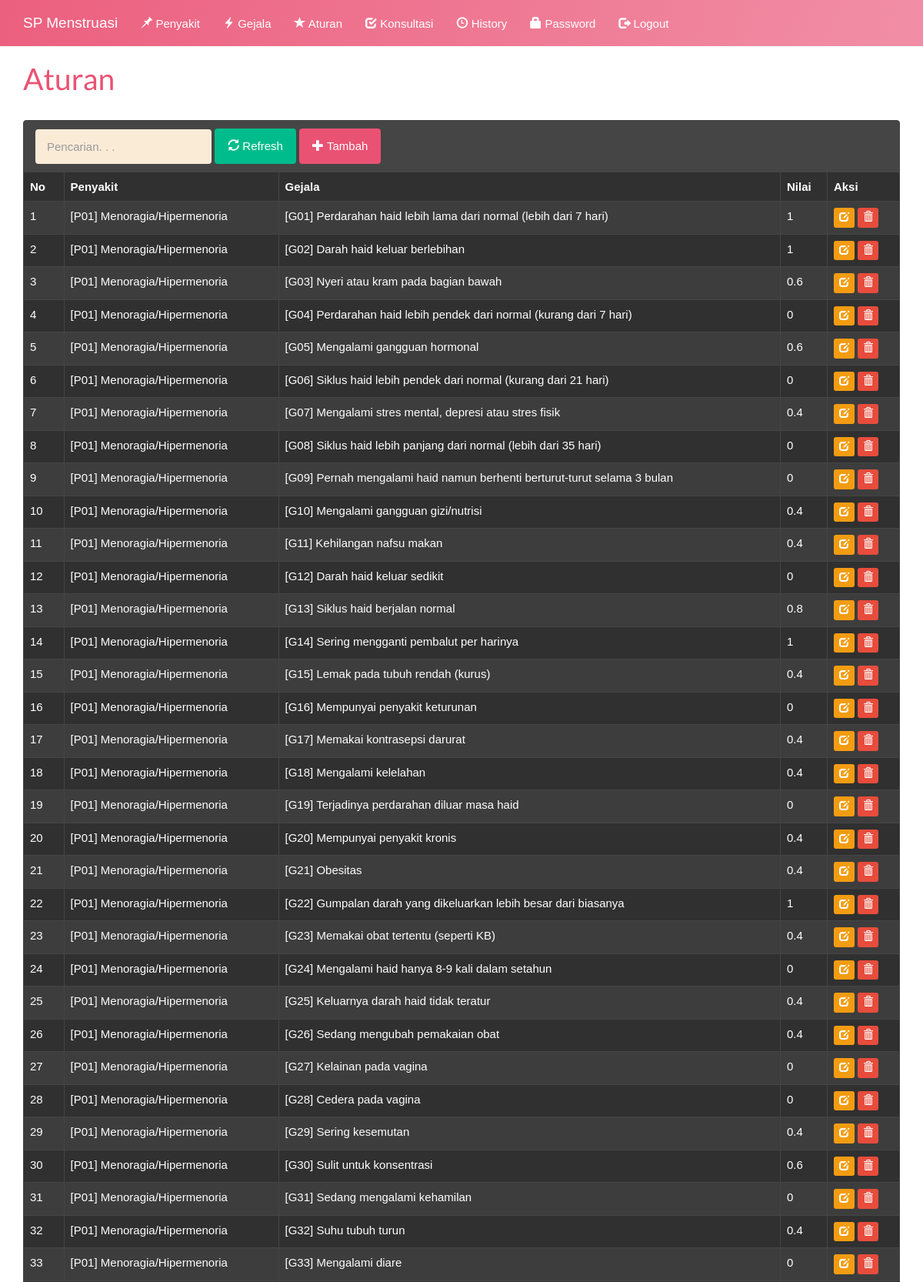
Page /index.php?m=aturan (signed in, upper part) on the committed database.
### tables this page shows
CREATE TABLE `tb_aturan` (
  `ID` int(11) NOT NULL,
  `kode_penyakit` varchar(16) DEFAULT NULL,
  `kode_gejala` varchar(16) DEFAULT NULL,
  `nilai` double DEFAULT NULL
);

CREATE TABLE `tb_penyakit` (
  `kode_penyakit` varchar(16) NOT NULL,
  `nama_penyakit` varchar(255) DEFAULT NULL,
  `bobot` double DEFAULT NULL,
  `keterangan` text DEFAULT NULL
);

CREATE TABLE `tb_gejala` (
  `kode_gejala` varchar(16) NOT NULL,
  `nama_gejala` varchar(255) DEFAULT NULL,
  `nomor` int(11) NOT NULL
);

### functions.php (called while the page is built, shortened)
<?php
include 'config.php';
include 'includes/db.php';
$db = new DB($config['server'], $config['username'], $config['password'], $config['database_name']);
function _get($key, $val = null)
{
    if (isset($_GET[$key]))
        return $_GET[$key];
    else
        return $val;
}

### config.php (called while the page is built)
<?php
$config["server"] = 'localhost';
$config["username"] = 'root';
$config["password"] = '';
$config["database_name"] = 'spmk3213_es_menstruasi';

### includes/db.php (called while the page is built, shortened)
<?php
class DB
{
	var $conn = null;
	public function __construct($host, $username, $passwd, $dbname)
	{
		$this->conn = mysqli_connect($host, $username, $passwd, $dbname);
	}
	public function query($sql)
	{
		$query = mysqli_query($this->conn, $sql) or die('<pre>Error mysqli_query: ' . mysqli_error($this->conn) . '<br />' . $sql . '</pre>');
		return $query;
	}
	public function get_results($sql)
	{
		$query = $this->query($sql);
		$arr = array();
		while ($row = mysqli_fetch_object($query)) {
			$arr[] = $row;
		}
		return $arr;
	}
}

### aturan.php (the view, shortened to what this page needs)
<div class="page-header">
    <h1>Aturan</h1>
</div>
<div class="panel panel-default">
    <div class="panel-heading">
        <form class="form-inline">
            <div class="form-group">
                <input class="form-control" type="text" placeholder="Pencarian. . ." name="q" value="<?= _get('q') ?>" />
            </div>
            <div class="form-group">
                <button class="btn btn-success"><span class="glyphicon glyphicon-refresh"></span> Refresh</button>
            </div>
            <div class="form-group">
                <a class="btn btn-primary" href="?m=aturan_tambah"><span class="glyphicon glyphicon-plus"></span> Tambah</a>
            </div>
        </form>
    </div>
    <div class="oxa">
        <table class="table table-bordered table-hover table-striped color-white">
            <thead>
                <tr class="nw">
                    <th>No</th>
                    <th>Penyakit</th>
                    <th>Gejala</th>
                    <th>Nilai</th>
                    <th>Aksi</th>
                </tr>
            </thead>
            <?php
            $q = esc_field(_get('q'));
            $rows = $db->get_results("SELECT r.*, g.nama_gejala, p.nama_penyakit, r.nilai
            FROM tb_aturan r INNER JOIN tb_penyakit p ON p.`kode_penyakit`=r.`kode_penyakit` INNER JOIN tb_gejala g ON g.`kode_gejala`=r.`kode_gejala`
            WHERE r.kode_gejala LIKE '%$q%'
                OR r.kode_penyakit LIKE '%$q%'
                OR g.nama_gejala LIKE '%$q%'
                OR p.nama_penyakit LIKE '%$q%'
            ORDER BY r.kode_penyakit, r.kode_gejala");
            $no = 0;
            foreach ($rows as $row) : ?>
                <tr>
                    <td><?= ++$no ?></td>
                    <td>[<?= $row->kode_penyakit ?>] <?= $row->nama_penyakit ?></td>
                    <td>[<?= $row->kode_gejala ?>] <?= $row->nama_gejala ?></td>
                    <td><?= $row->nilai ?></td>
                    <td class="nw">
                        <a class="btn btn-xs btn-warning" href="?m=aturan_ubah&ID=<?= $row->ID ?>"><span class="glyphicon glyphicon-edit"></span></a>
                        <a class="btn btn-xs btn-danger" href="aksi.php?act=aturan_hapus&ID=<?= $row->ID ?>" onclick="return confirm('Hapus data?')"><span class="glyphicon glyphicon-trash"></span></a>
                    </td>
                </tr>
            <?php endforeach ?>
        </table>
    </div>
</div>

### assets/css/general.css (style rules this page uses)
html { position: relative; min-height: 100%; }
body { margin-bottom: 70px; }
.nw { white-space: nowrap; }
.page-header { margin-top: 0; padding-bottom: 0; }
.page-header h1 { margin-top: 0; }
.oxa { overflow-x: auto; }
.panel .oxa { margin: -1px; }
.oxa .table { margin-bottom: 0; }
.panel .oxa .table thead tr:first-child th { border-bottom: 0; }

### assets/style.css (style rules this page uses)
* { padding: 0; margin: 0; text-decoration: none !important; list-style: none; font-family: "DM Sans", sans-serif; scroll-behavior: smooth; }
.btn-primary { background-color: #ea5273; color:#ffffff; border-color: #ea5273; }
body { background-color:#ffffff; color: #ea5273; }
.color-white { color:#ffffff; }
.form-control { background-color:antiquewhite; }

### rows in the picture
tb_aturan: kode_penyakit "P01", kode_penyakit.nama_penyakit "Menoragia/Hipermenoria", kode_gejala "G01", kode_gejala.nama_gejala "Perdarahan haid lebih lama dari normal (lebih dari 7 hari)", nilai "1"
tb_aturan: kode_penyakit "P01", kode_penyakit.nama_penyakit "Menoragia/Hipermenoria", kode_gejala "G02", kode_gejala.nama_gejala "Darah haid keluar berlebihan", nilai "1"
tb_aturan: kode_penyakit "P01", kode_penyakit.nama_penyakit "Menoragia/Hipermenoria", kode_gejala "G03", kode_gejala.nama_gejala "Nyeri atau kram pada bagian bawah", nilai "0.6"
tb_aturan: kode_penyakit "P01", kode_penyakit.nama_penyakit "Menoragia/Hipermenoria", kode_gejala "G04", kode_gejala.nama_gejala "Perdarahan haid lebih pendek dari normal (kurang dari 7 hari)", nilai "0"
tb_aturan: kode_penyakit "P01", kode_penyakit.nama_penyakit "Menoragia/Hipermenoria", kode_gejala "G05", kode_gejala.nama_gejala "Mengalami gangguan hormonal", nilai "0.6"
tb_aturan: kode_penyakit "P01", kode_penyakit.nama_penyakit "Menoragia/Hipermenoria", kode_gejala "G06", kode_gejala.nama_gejala "Siklus haid lebih pendek dari normal (kurang dari 21 hari)", nilai "0"
tb_aturan: kode_penyakit "P01", kode_penyakit.nama_penyakit "Menoragia/Hipermenoria", kode_gejala "G07", kode_gejala.nama_gejala "Mengalami stres mental, depresi atau stres fisik", nilai "0.4"
tb_aturan: kode_penyakit "P01", kode_penyakit.nama_penyakit "Menoragia/Hipermenoria", kode_gejala "G08", kode_gejala.nama_gejala "Siklus haid lebih panjang dari normal (lebih dari 35 hari)", nilai "0"
tb_aturan: kode_penyakit "P01", kode_penyakit.nama_penyakit "Menoragia/Hipermenoria", kode_gejala "G09", kode_gejala.nama_gejala "Pernah mengalami haid namun berhenti berturut-turut selama 3 bulan", nilai "0"
tb_aturan: kode_penyakit "P01", kode_penyakit.nama_penyakit "Menoragia/Hipermenoria", kode_gejala "G10", kode_gejala.nama_gejala "Mengalami gangguan gizi/nutrisi", nilai "0.4"
tb_aturan: kode_penyakit "P01", kode_penyakit.nama_penyakit "Menoragia/Hipermenoria", kode_gejala "G11", kode_gejala.nama_gejala "Kehilangan nafsu makan", nilai "0.4"
tb_aturan: kode_penyakit "P01", kode_penyakit.nama_penyakit "Menoragia/Hipermenoria", kode_gejala "G12", kode_gejala.nama_gejala "Darah haid keluar sedikit", nilai "0"
tb_aturan: kode_penyakit "P01", kode_penyakit.nama_penyakit "Menoragia/Hipermenoria", kode_gejala "G13", kode_gejala.nama_gejala "Siklus haid berjalan normal", nilai "0.8"
tb_aturan: kode_penyakit "P01", kode_penyakit.nama_penyakit "Menoragia/Hipermenoria", kode_gejala "G14", kode_gejala.nama_gejala "Sering mengganti pembalut per harinya", nilai "1"
tb_aturan: kode_penyakit "P01", kode_penyakit.nama_penyakit "Menoragia/Hipermenoria", kode_gejala "G15", kode_gejala.nama_gejala "Lemak pada tubuh rendah (kurus)", nilai "0.4"
tb_aturan: kode_penyakit "P01", kode_penyakit.nama_penyakit "Menoragia/Hipermenoria", kode_gejala "G16", kode_gejala.nama_gejala "Mempunyai penyakit keturunan", nilai "0"
tb_aturan: kode_penyakit "P01", kode_penyakit.nama_penyakit "Menoragia/Hipermenoria", kode_gejala "G17", kode_gejala.nama_gejala "Memakai kontrasepsi darurat", nilai "0.4"
tb_aturan: kode_penyakit "P01", kode_penyakit.nama_penyakit "Menoragia/Hipermenoria", kode_gejala "G18", kode_gejala.nama_gejala "Mengalami kelelahan", nilai "0.4"
tb_aturan: kode_penyakit "P01", kode_penyakit.nama_penyakit "Menoragia/Hipermenoria", kode_gejala "G19", kode_gejala.nama_gejala "Terjadinya perdarahan diluar masa haid", nilai "0"
tb_aturan: kode_penyakit "P01", kode_penyakit.nama_penyakit "Menoragia/Hipermenoria", kode_gejala "G20", kode_gejala.nama_gejala "Mempunyai penyakit kronis", nilai "0.4"
tb_aturan: kode_penyakit "P01", kode_penyakit.nama_penyakit "Menoragia/Hipermenoria", kode_gejala "G21", kode_gejala.nama_gejala "Obesitas", nilai "0.4"
tb_aturan: kode_penyakit "P01", kode_penyakit.nama_penyakit "Menoragia/Hipermenoria", kode_gejala "G22", kode_gejala.nama_gejala "Gumpalan darah yang dikeluarkan lebih besar dari biasanya", nilai "1"
tb_aturan: kode_penyakit "P01", kode_penyakit.nama_penyakit "Menoragia/Hipermenoria", kode_gejala "G23", kode_gejala.nama_gejala "Memakai obat tertentu (seperti KB)", nilai "0.4"
tb_aturan: kode_penyakit "P01", kode_penyakit.nama_penyakit "Menoragia/Hipermenoria", kode_gejala "G24", kode_gejala.nama_gejala "Mengalami haid hanya 8-9 kali dalam setahun", nilai "0"
tb_aturan: kode_penyakit "P01", kode_penyakit.nama_penyakit "Menoragia/Hipermenoria", kode_gejala "G25", kode_gejala.nama_gejala "Keluarnya darah haid tidak teratur", nilai "0.4"
tb_aturan: kode_penyakit "P01", kode_penyakit.nama_penyakit "Menoragia/Hipermenoria", kode_gejala "G26", kode_gejala.nama_gejala "Sedang mengubah pemakaian obat", nilai "0.4"
tb_aturan: kode_penyakit "P01", kode_penyakit.nama_penyakit "Menoragia/Hipermenoria", kode_gejala "G27", kode_gejala.nama_gejala "Kelainan pada vagina", nilai "0"
tb_aturan: kode_penyakit "P01", kode_penyakit.nama_penyakit "Menoragia/Hipermenoria", kode_gejala "G28", kode_gejala.nama_gejala "Cedera pada vagina", nilai "0"
tb_aturan: kode_penyakit "P01", kode_penyakit.nama_penyakit "Menoragia/Hipermenoria", kode_gejala "G29", kode_gejala.nama_gejala "Sering kesemutan", nilai "0.4"
tb_aturan: kode_penyakit "P01", kode_penyakit.nama_penyakit "Menoragia/Hipermenoria", kode_gejala "G30", kode_gejala.nama_gejala "Sulit untuk konsentrasi", nilai "0.6"
tb_aturan: kode_penyakit "P01", kode_penyakit.nama_penyakit "Menoragia/Hipermenoria", kode_gejala "G31", kode_gejala.nama_gejala "Sedang mengalami kehamilan", nilai "0"
tb_aturan: kode_penyakit "P01", kode_penyakit.nama_penyakit "Menoragia/Hipermenoria", kode_gejala "G32", kode_gejala.nama_gejala "Suhu tubuh turun", nilai "0.4"
tb_aturan: kode_penyakit "P01", kode_penyakit.nama_penyakit "Menoragia/Hipermenoria", kode_gejala "G33", kode_gejala.nama_gejala "Mengalami diare", nilai "0"
